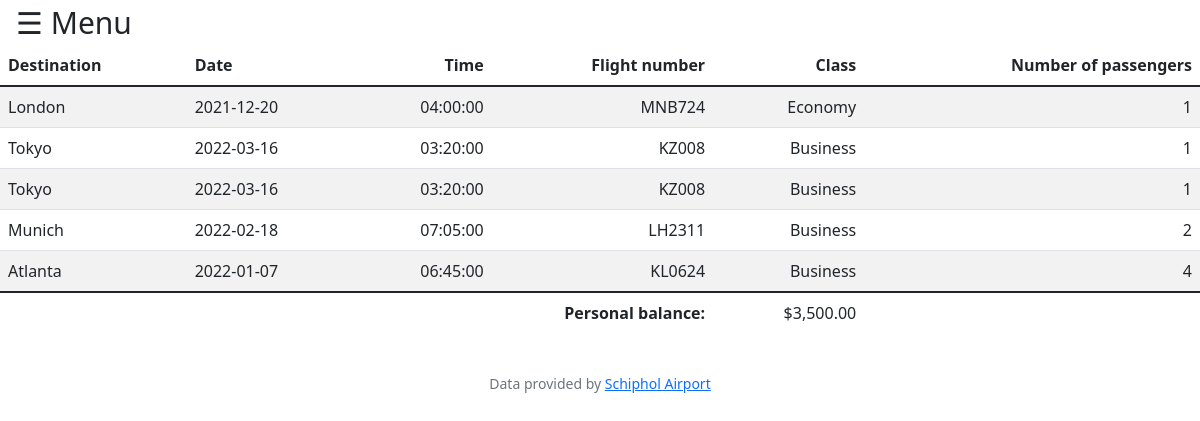
The page / (signed in) on the database its author committed.
### tables this page shows
CREATE TABLE 'tickets' ('id' INTEGER PRIMARY KEY AUTOINCREMENT NOT NULL, 'user_id' INTEGER NOT NULL, 'destination' TEXT NOT NULL, 'date' TEXT NOT NULL, 'time' TEXT NOT NULL, 'flight_number' TEXT NOT NULL, 'class'  TEXT NOT NULL  , 'num_passengers'  INTEGER NOT NULL  );

CREATE TABLE 'users' ('id' INTEGER PRIMARY KEY AUTOINCREMENT NOT NULL, 'username' TEXT NOT NULL, 'password' TEXT NOT NULL, 'cash' INTEGER NOT NULL DEFAULT 0);

### app.py (the view)
@app.route("/")
@log_req
def index():
    rows = db.execute("SELECT destination, date, time, flight_number, class, num_passengers FROM tickets WHERE user_id = ?",  session["user_id"])
    money = db.execute("SELECT cash FROM users WHERE id = ?",  session["user_id"])
    cash=money[0]["cash"]
    return render_template("index.html", rows=rows, cash=cash)

### app.py (called while the page is built)
@app.after_request
def after_request(response):
    response.headers["Cache-Control"] = "no-cache, no-store, must-revalidate"
    response.headers["Expires"] = 0
    response.headers["Pragma"] = "no-cache"
    return response

### helpers.py (called while the page is built)
def log_req(f):
    @wraps(f)
    def fun(*args, **kwargs):
        if session.get("user_id") is None:
            return redirect("/login")
        return f(*args, **kwargs)
    return fun

def USD(value):
    return f"${value:,.2f}"

### templates/index.html
{% extends "layout.html" %}
{% block main %}
<table class="table table-striped">
    <thead>
        <tr>
            <th class="text-start">Destination</th>
            <th class="text-start">Date</th>
            <th class="text-end">Time</th>
            <th class="text-end">Flight number</th>
            <th class="text-end">Class</th>
            <th class="text-end">Number of passengers</th>
        </tr>
    </thead>
    <tbody>
    {% for row in rows %}
            <tr>
                <td class="text-start">{{ row.destination }}</td>
                <td class="text-start">{{ row.date}}</td>
                <td class="text-end">{{ row.time}}</td>
                <td class="text-end">{{ row.flight_number}}</td>
                <td class="text-end">{{ row.class }}</td>
                <td class="text-end">{{ row.num_passengers }}</td>
            </tr>
    {% endfor %}
    </tbody>
    <tfoot>
        <tr>
            <td class="border-0 fw-bold text-end" colspan="4">Personal balance:</td>
            <td class="border-0 w-bold text-end">{{ cash | usd}}</td>
        </tr>
    </tfoot>
</table>
{% endblock %}

### templates/layout.html (shortened to what this page needs)
<!DOCTYPE html>
<html lang="en">
    <head>
        <link href="/static/style.css" rel="stylesheet">
        <link href="https://cdn.jsdelivr.net/npm/bootstrap@5.1.3/dist/css/bootstrap.min.css" rel="stylesheet">
    </head>
    <body>
        <span id="maine"style="font-size:30px;cursor:pointer" onclick="openNav()">&#9776; Menu</span>
        <div id="main">
          <main>
            {% block main %}{% endblock %}
          </main>
          <br>
          <footer class="mb-5 small text-center text-muted">
            Data provided by <a href="https://www.schiphol.nl/en/">Schiphol Airport</a>
          </footer>
        </div>
    </body>
</html>

### static/style.css (style rules this page uses)
body { font-family: "Lato", sans-serif; transition: background-color .5s; }
#maine { transition: margin-left .5s; padding: 16px; }
#main { transition: margin-left .5s; text-align:center; }

### rows shown on the page
tickets: destination "London", date "2021-12-20", time "04:00:00", flight_number "MNB724", class "Economy", num_passengers "1"
tickets: destination "Tokyo", date "2022-03-16", time "03:20:00", flight_number "KZ008", class "Business", num_passengers "1"
tickets: destination "Tokyo", date "2022-03-16", time "03:20:00", flight_number "KZ008", class "Business", num_passengers "1"
tickets: destination "Munich", date "2022-02-18", time "07:05:00", flight_number "LH2311", class "Business", num_passengers "2"
tickets: destination "Atlanta", date "2022-01-07", time "06:45:00", flight_number "KL0624", class "Business", num_passengers "4"
users: cash "$3,500.00"
